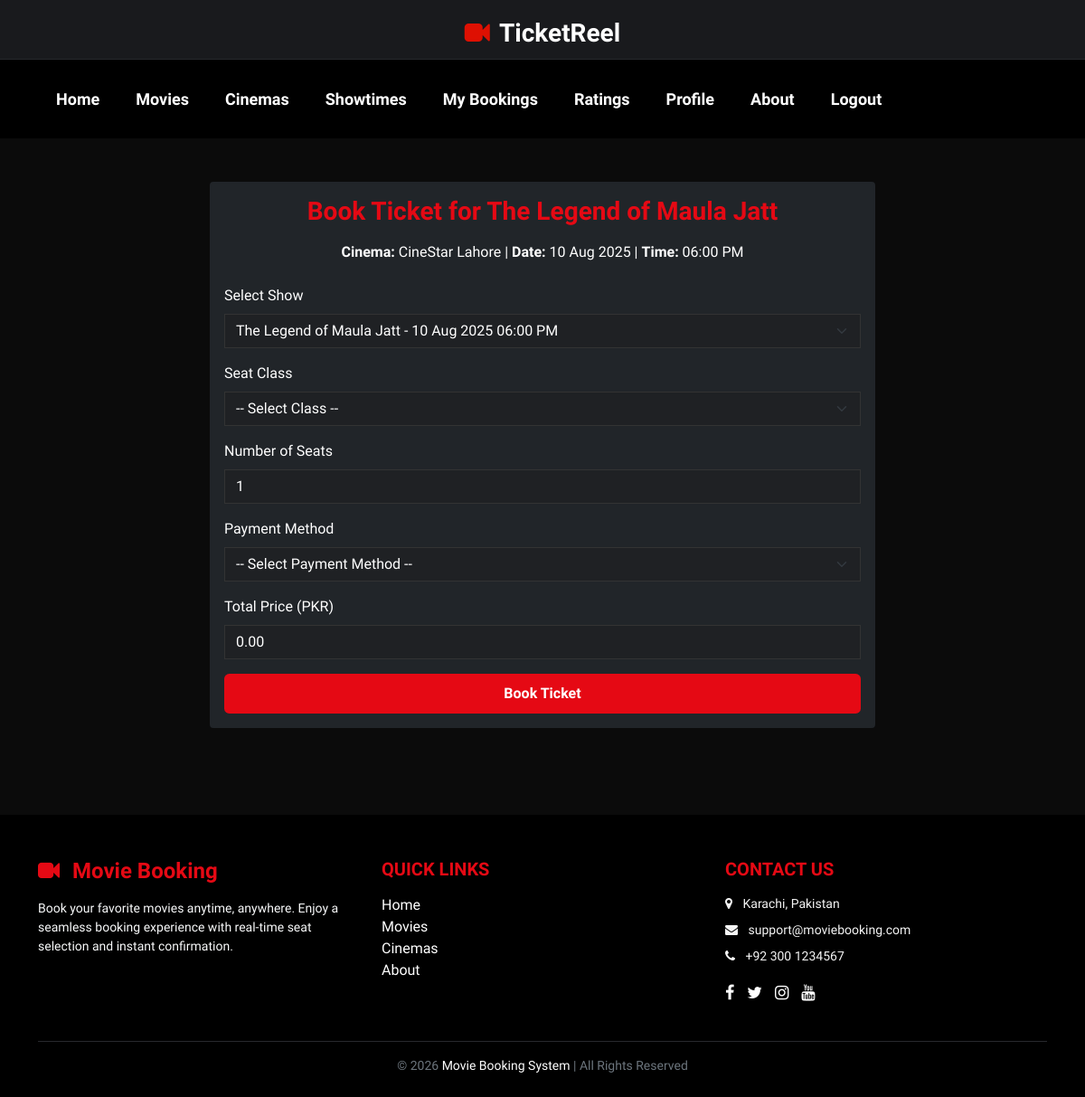
The app's page /book_ticket.php?cinema_id=1 (signed in) with its own data.
### tables this page shows
CREATE TABLE movies (
    movie_id INT PRIMARY KEY AUTO_INCREMENT,
    title VARCHAR(100) NOT NULL,
    genre VARCHAR(50),
    duration INT,  
    description TEXT,
    trailer_link VARCHAR(255),
    image_path VARCHAR(255)
);

CREATE TABLE cinemas (
    cinema_id INT PRIMARY KEY AUTO_INCREMENT,
    name VARCHAR(100) NOT NULL,
    location VARCHAR(255),
    image_path VARCHAR(255)
);

CREATE TABLE shows (
    show_id INT PRIMARY KEY AUTO_INCREMENT,
    movie_id INT,
    cinema_id INT,
    show_date DATE,
    show_time TIME,
    seat_class ENUM('Gold', 'Platinum', 'Box') NOT NULL,
    price INT CHECK (price >= 0),
    FOREIGN KEY (movie_id) REFERENCES movies(movie_id),
    FOREIGN KEY (cinema_id) REFERENCES cinemas(cinema_id)
);

### book_ticket.php (the view, shortened to what this page needs)
<?php
include "configdb.php";
$show_id = intval($_GET['show_id'] ?? 0);
$cinema_id = intval($_GET['cinema_id'] ?? 0);
if($show_id){
    $show_sql = "SELECT s.show_id, s.show_date, s.show_time, c.name AS cinema_name, m.title AS movie_title
                 FROM shows s
                 JOIN cinemas c ON s.cinema_id=c.cinema_id
                 JOIN movies m ON s.movie_id=m.movie_id
                 WHERE s.show_id=$show_id
                 LIMIT 1";
    $show_res = mysqli_query($conn, $show_sql);
    $show = mysqli_fetch_assoc($show_res);
} elseif($cinema_id){
    $show_sql = "SELECT s.show_id, s.show_date, s.show_time, c.name AS cinema_name, m.title AS movie_title
                 FROM shows s
                 JOIN cinemas c ON s.cinema_id=c.cinema_id
                 JOIN movies m ON s.movie_id=m.movie_id
                 WHERE s.cinema_id=$cinema_id
                 ORDER BY s.show_date, s.show_time";
    $show_res = mysqli_query($conn, $show_sql);
    $show = mysqli_fetch_assoc($show_res);
}
?>
<?php include "header.php"; include "navbar.php"; ?>
<div class="container py-5">
  <div class="row justify-content-center">
    <div class="col-md-8">
      <div class="card bg-dark border-0">
        <div class="card-body">
          <h3 class="fw-bold mb-3">Book Ticket for <?= htmlspecialchars($show['movie_title']) ?></h3>
          <p class="text-center mb-4">
            <strong>Cinema:</strong> <?= htmlspecialchars($show['cinema_name']) ?> |
            <strong>Date:</strong> <?= date("d M Y", strtotime($show['show_date'])) ?> |
            <strong>Time:</strong> <?= date("h:i A", strtotime($show['show_time'])) ?>
          </p>
          <form method="post">
            <?php if($cinema_id && $show_res && mysqli_num_rows($show_res) > 1): ?>
            <div class="mb-3">
              <label class="form-label">Select Show</label>
              <select name="show_id" class="form-select" required>
                <?php
                mysqli_data_seek($show_res, 0);
                while($s = mysqli_fetch_assoc($show_res)){
                    $selected = ($s['show_id']==$show['show_id']) ? "selected" : "";
                    echo "<option value='{$s['show_id']}' $selected>{$s['movie_title']} - ".date("d M Y",strtotime($s['show_date']))." ".date("h:i A",strtotime($s['show_time']))."</option>";
                }
                ?>
              </select>
            </div>
            <?php endif; ?>
            <div class="mb-3">
              <label class="form-label">Seat Class</label>
              <select name="seat_class" id="seat_class" class="form-select" required>
                <option value="">-- Select Class --</option>
              </select>
            </div>
            <div class="mb-3">
              <label class="form-label">Number of Seats</label>
              <input type="number" id="seat_count" name="seat_count" min="1" value="1" class="form-control" required>
            </div>
            <div class="mb-3">
              <label for="payment_method" class="form-label">Payment Method</label>
              <select name="payment_method" id="payment_method" class="form-select" required>
                  <option value="">-- Select Payment Method --</option>
              </select>
            </div>
            <div class="mb-3">
              <label class="form-label">Total Price (PKR)</label>
              <input type="text" id="total_price" class="form-control" value="0.00" readonly>
            </div>
            <div class="d-grid">
              <button type="submit" class="btn btn-brand">Book Ticket</button>
            </div>
          </form>
        </div>
      </div>
    </div>
  </div>
</div>
<?php include "footer.php"; ?>

### css/global.css (style rules this page uses)
body { font-family: 'Rajdhani', sans-serif; color: #ffffff; background-color: #010102; }
h1,h2,h3,h4,h5,h6 { font-weight:bold; }
p { color: #f4f4f4; font-size:18px; }
.form-control { border-color:#27292d; border-radius:0; color:#999!important; background:none; }
.form-select { border-color:#27292d; border-radius:0; color:#999!important; }
::placeholder { color:#999!important; opacity: 1; }

### book_ticket.php (style rules this page uses)
body { background:#0b0b0b;color:#fff }
.form-control, .form-select { background-color:#1f2124 !important;color:#fff !important;border:1px solid #333 !important; }
.btn-brand { background:#e50914;color:#fff;border:none;font-weight:600;padding:0.65rem 0;width:100%;border-radius:0.35rem; transition:background 0.3s; }
.card-body h3 { color:#e50914; text-align:center; }
.card-body p { color:#fff; font-size:1rem; text-align:center; margin-bottom:1.5rem; }

### records on screen
movies: title "The Legend of Maula Jatt"
cinemas: name "CineStar Lahore"
shows: show_date "10 Aug 2025", show_time "06:00 PM"

### other values on screen
form field show_id "The Legend of Maula Jatt - 10 Aug 2025 06:00 PM"
